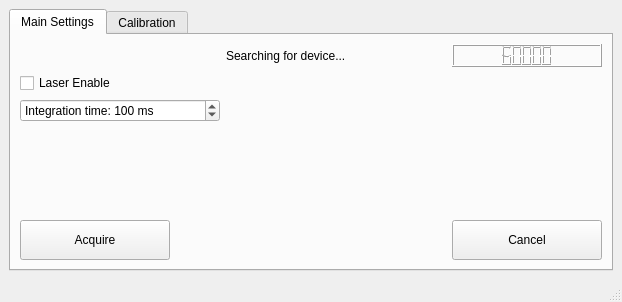
<?xml version="1.0" encoding="UTF-8"?>
<ui version="4.0">
 <class>MainWindow</class>
 <widget class="QMainWindow" name="MainWindow">
  <property name="geometry">
   <rect>
    <x>0</x>
    <y>0</y>
    <width>622</width>
    <height>302</height>
   </rect>
  </property>
  <property name="windowTitle">
   <string>MainWindow</string>
  </property>
  <widget class="QWidget" name="centralwidget">
   <layout class="QGridLayout" name="gridLayout_3">
    <item row="1" column="0">
     <widget class="QTabWidget" name="tabWidget">
      <property name="currentIndex">
       <number>0</number>
      </property>
      <widget class="QWidget" name="tab">
       <attribute name="title">
        <string>Main Settings</string>
       </attribute>
       <layout class="QGridLayout" name="gridLayout_2">
        <item row="0" column="0">
         <layout class="QGridLayout" name="gridLayout">
          <item row="4" column="1">
           <widget class="QToolButton" name="toolButtonAcquire">
            <property name="minimumSize">
             <size>
              <width>150</width>
              <height>40</height>
             </size>
            </property>
            <property name="text">
             <string>Acquire</string>
            </property>
            <property name="iconSize">
             <size>
              <width>96</width>
              <height>96</height>
             </size>
            </property>
           </widget>
          </item>
          <item row="4" column="2">
           <spacer name="horizontalSpacer">
            <property name="orientation">
             <enum>Qt::Horizontal</enum>
            </property>
            <property name="sizeHint" stdset="0">
             <size>
              <width>40</width>
              <height>20</height>
             </size>
            </property>
           </spacer>
          </item>
          <item row="3" column="1">
           <spacer name="verticalSpacer">
            <property name="orientation">
             <enum>Qt::Vertical</enum>
            </property>
            <property name="sizeHint" stdset="0">
             <size>
              <width>20</width>
              <height>40</height>
             </size>
            </property>
           </spacer>
          </item>
          <item row="1" column="1">
           <widget class="QCheckBox" name="checkBoxLaserEnable">
            <property name="text">
             <string>Laser Enable</string>
            </property>
           </widget>
          </item>
          <item row="0" column="2">
           <widget class="QLabel" name="labelDeviceText">
            <property name="minimumSize">
             <size>
              <width>0</width>
              <height>0</height>
             </size>
            </property>
            <property name="text">
             <string>Searching for device...</string>
            </property>
           </widget>
          </item>
          <item row="0" column="1">
           <widget class="QLabel" name="labelLogo">
            <property name="text">
             <string/>
            </property>
            <property name="pixmap">
             <pixmap>imagery/wasatch_name.png</pixmap>
            </property>
           </widget>
          </item>
          <item row="4" column="3">
           <widget class="QToolButton" name="toolButtonCancel">
            <property name="minimumSize">
             <size>
              <width>150</width>
              <height>40</height>
             </size>
            </property>
            <property name="text">
             <string>Cancel</string>
            </property>
           </widget>
          </item>
          <item row="0" column="3">
           <widget class="QLCDNumber" name="lcdNumber">
            <property name="value" stdset="0">
             <double>60000.000000000000000</double>
            </property>
           </widget>
          </item>
          <item row="2" column="1">
           <widget class="QSpinBox" name="spinBoxIntegrationTime">
            <property name="minimumSize">
             <size>
              <width>200</width>
              <height>0</height>
             </size>
            </property>
            <property name="suffix">
             <string> ms</string>
            </property>
            <property name="prefix">
             <string>Integration time: </string>
            </property>
            <property name="minimum">
             <number>10</number>
            </property>
            <property name="maximum">
             <number>60000</number>
            </property>
            <property name="value">
             <number>100</number>
            </property>
           </widget>
          </item>
         </layout>
        </item>
       </layout>
       <zorder></zorder>
      </widget>
      <widget class="QWidget" name="tab_2">
       <attribute name="title">
        <string>Calibration</string>
       </attribute>
       <widget class="QWidget" name="layoutWidget">
        <property name="geometry">
         <rect>
          <x>10</x>
          <y>10</y>
          <width>221</width>
          <height>161</height>
         </rect>
        </property>
        <layout class="QFormLayout" name="formLayout">
         <item row="0" column="0">
          <widget class="QLabel" name="label_2">
           <property name="text">
            <string>Coefficient C0:</string>
           </property>
          </widget>
         </item>
         <item row="0" column="1">
          <widget class="QLineEdit" name="lineEditCoeff0">
           <property name="text">
            <string>778.267</string>
           </property>
          </widget>
         </item>
         <item row="1" column="0">
          <widget class="QLabel" name="label_3">
           <property name="text">
            <string>Coefficient C1:</string>
           </property>
          </widget>
         </item>
         <item row="1" column="1">
          <widget class="QLineEdit" name="lineEditCoeff1">
           <property name="text">
            <string>0.189334</string>
           </property>
          </widget>
         </item>
         <item row="2" column="0">
          <widget class="QLabel" name="label_4">
           <property name="text">
            <string>Coefficient C2:</string>
           </property>
          </widget>
         </item>
         <item row="2" column="1">
          <widget class="QLineEdit" name="lineEditCoeff2">
           <property name="text">
            <string>1.24617e-05</string>
           </property>
          </widget>
         </item>
         <item row="3" column="0">
          <widget class="QLabel" name="label_5">
           <property name="text">
            <string>Coefficient C3:</string>
           </property>
          </widget>
         </item>
         <item row="3" column="1">
          <widget class="QLineEdit" name="lineEditCoeff3">
           <property name="text">
            <string>-3.17627e-08</string>
           </property>
          </widget>
         </item>
        </layout>
       </widget>
      </widget>
     </widget>
    </item>
   </layout>
  </widget>
  <widget class="QMenuBar" name="menubar">
   <property name="geometry">
    <rect>
     <x>0</x>
     <y>0</y>
     <width>622</width>
     <height>23</height>
    </rect>
   </property>
  </widget>
  <widget class="QStatusBar" name="statusbar"/>
 </widget>
 <resources/>
 <connections/>
</ui>
